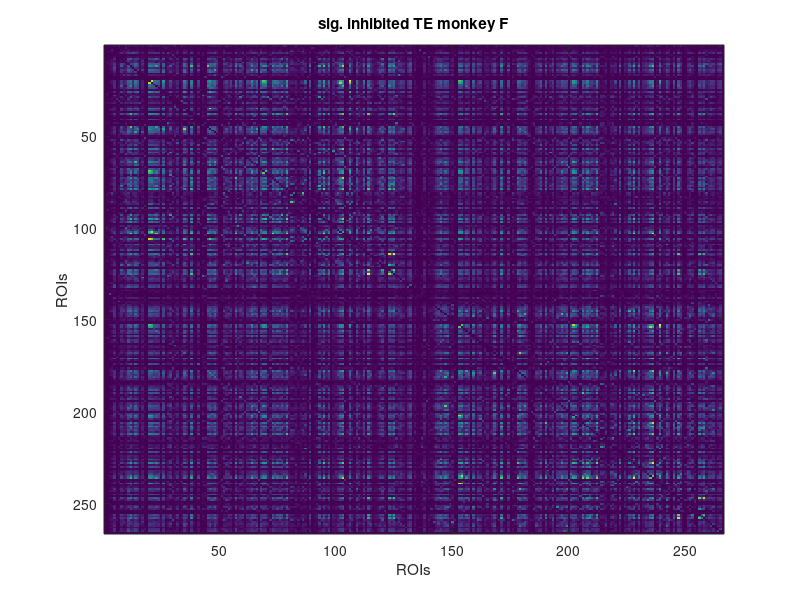
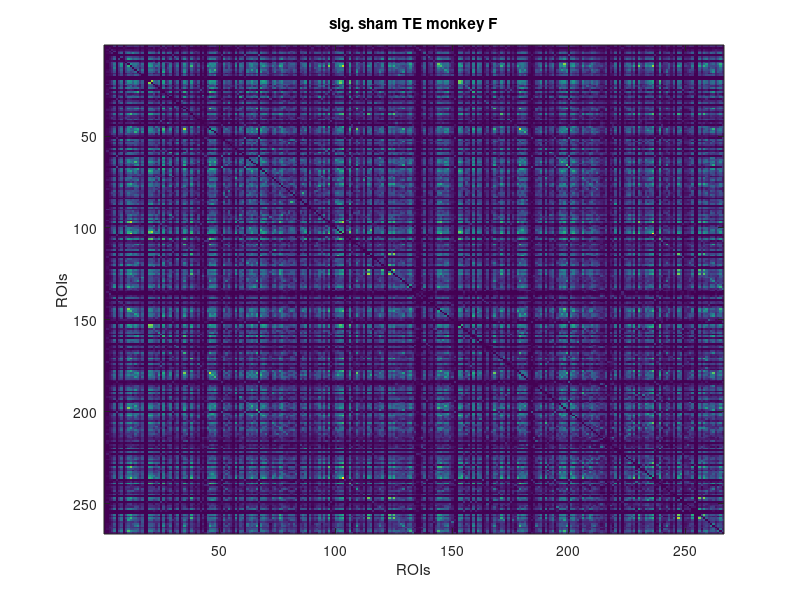
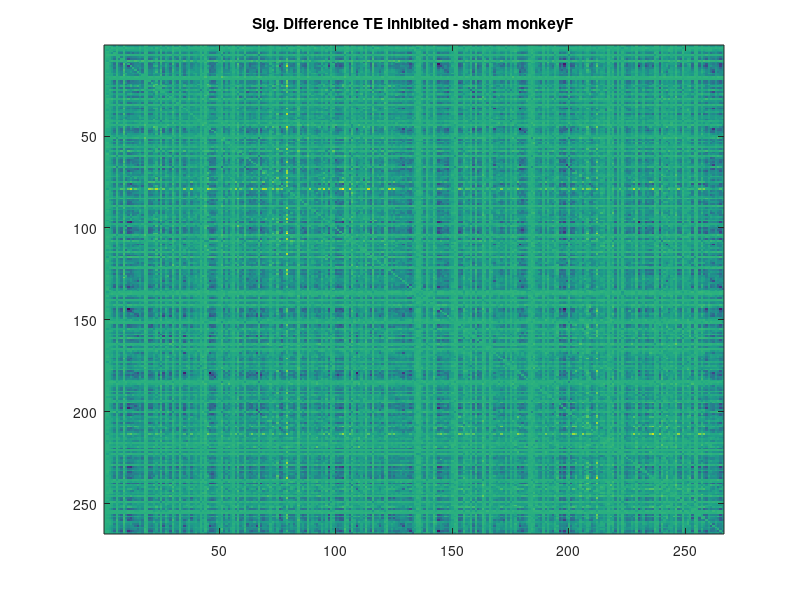

Recreate these plots in MATLAB, in order. (Note: this script raises an error after producing the figures.)
%% TE Gaussian Analysis - Number 2 - 1000 permutation significance iterations

%Analysis of monkey F

inhibit_monkeyF = load('TE_gaussian_1000_inhibit_monkeyF.mat');
sham_monkeyF =load('TE_gaussian_1000_sham_monkeyF.mat');

%significance from 10 point permutation in JIDT toolbox
sig_pval_inhibit = double(inhibit_monkeyF.pval<0.05);
sig_inhibit_monkeyF = (inhibit_monkeyF.TE_results).*sig_pval_inhibit;
sig_pval_sham = double(sham_monkeyF.pval<0.05);
sig_sham_monkeyF = (sham_monkeyF.TE_results).*sig_pval_sham;

c = [0.4 0.7 0.5;0 0 0;0.7 0.7 0.7];%grey color 0.7,0.7,0.7
%create grad. colour

%standard
figure
set(gcf,'Color','w');
imagesc(sig_inhibit_monkeyF)
xlabel('ROIs')
ylabel('ROIs')
title('sig. inhibited TE monkey F')

figure
set(gcf,'Color','w');
imagesc(sig_sham_monkeyF)
xlabel('ROIs')
ylabel('ROIs')
title('sig. sham TE monkey F')

%flatten matrices for ease of plotting
flat_sig_inhibit_monkeyF = reshape(sig_inhibit_monkeyF,[266*266,1]);
flat_sig_sham_monkeyF = reshape(sig_sham_monkeyF,[266*266,1]);

diff_monkeyF = flat_sig_inhibit_monkeyF - flat_sig_sham_monkeyF;

%plot of sig. difference all ROIs inhibited - sham monkeyF
figure
set(gcf,'Color','w');
imagesc(reshape(diff_monkeyF,[266,266]))
title('Sig. Difference TE inhibited - sham monkeyF')

% direct vs. indirect results
load('ChAM_AL_id2.mat');

%directed inhibit
sig_direct_inhibit_monkeyF = sig_inhibit_monkeyF(ChAM_AL_id2(:,1)==1,ChAM_AL_id2(:,1)==1);
%directed sham
sig_direct_sham_monkeyF = sig_sham_monkeyF(ChAM_AL_id2(:,1)==1,ChAM_AL_id2(:,1)==1);
%indirect inhibit
sig_indirect_inhibit_monkeyF = sig_inhibit_monkeyF(ChAM_AL_id2(:,1)==0,ChAM_AL_id2(:,1)==0);
%indirect sham
sig_indirect_sham_monkeyF = sig_sham_monkeyF(ChAM_AL_id2(:,1)==0,ChAM_AL_id2(:,1)==0);
% plots
figure
set(gcf,'Color','w');
a = reshape(sig_direct_inhibit_monkeyF,[30*30,1]);
a(a==0)=nan;
var_plot = [1:size(reshape(sig_direct_inhibit_monkeyF,[30*30,1]),1)];
set(gcf,'color','w');
c= [0.4,0.7,0.5]; %green from other plots
scatter(var_plot,a,[],c,'filled')
hold on
c= [0.7,0.7,0.7]; %grey scale color
b= reshape(sig_direct_sham_monkeyF,[30*30,1]);
b(b==0)=nan; %stops plotting zeros
scatter(var_plot,b,[],c,'filled')
ylabel('TE')
xlabel('Each ROI-ROI edge')
hold on
c= [0.8,0.8,0.8]; %light grey
for ii=1:(30*30)
    plot([var_plot(1,ii),var_plot(1,ii)],[a(ii,1),b(ii,1)],'Color',c)
end
title('Sig. direct edges of TE inhibition (green) vs sham (grey)')


% indirect
figure
set(gcf,'Color','w');
a = reshape(sig_indirect_inhibit_monkeyF,[236*236,1]);
a(a==0)=nan;
var_plot = [1:size(reshape(sig_indirect_inhibit_monkeyF,[236*236,1]),1)];
set(gcf,'color','w');
c= [0.4,0.7,0.5]; %green from other plots
scatter(var_plot,a,[],c,'filled')
hold on
c= [0.7,0.7,0.7]; %grey scale color
b= reshape(sig_indirect_sham_monkeyF,[236*236,1]);
b(b==0)=nan; %stops plotting zeros
scatter(var_plot,b,[],c,'filled')
ylabel('TE')
xlabel('Each ROI-ROI edge')
hold on
c= [0.8,0.8,0.8]; %light grey
for ii=1:size(var_plot,2)
    plot([var_plot(1,ii),var_plot(1,ii)],[a(ii,1),b(ii,1)],'Color',c)
end
title('Sig. indirect edges of TE inhibition (green) vs sham (grey)')

%% Plot results
%inhibition direct vs indirect TE


a = reshape(sig_direct_inhibit_monkeyF,[30*30,1]);
a(a==0)=nan;
b= reshape(sig_indirect_inhibit_monkeyF,[236*236,1]);
b(b==0)=nan;

figure
set(gcf,'color','w');
c= [0.4,0.7,0.5]; %green from other plots
%swarmchart(ones(size(a,1),1),a,[],c,'filled')
scatter(ones(size(a,1),1),a,[],c)
hold on
c= [0.7,0.7,0.7]; %grey scale color
scatter((ones(size(b,1),1)+1),b,[],c)
%% Figure Final
figure
set(gcf,'color','w');
c= [0.4,0.7,0.5]; %green from other plots
x1 =ones(size(a,1),1);
scatter(x1,a,[],c,'XJitter','randn') %a = reshape(sig_direct_inhibit_monkeyF,[30*30,1]); a(a==0)=nan;
hold on
c= [0.7,0.7,0.7]; %grey scale color
x2 = ones(size(b,1),1)+1;
%make it all twos
scatter(x2,b,[],c,'XJitter','randn') %b is sig indirect inhibit
%xlim([0.95,1.15])
xlabel('Direct vs Non-direct')
ylabel('Transfer Entropy')
title('MonkeyF inhibition direct vs indirect')

%% Figure Final - with sham injection too 

a1 = reshape(sig_direct_sham_monkeyF,[30*30,1]);
a1(a1==0)=nan;
b2= reshape(sig_indirect_sham_monkeyF,[236*236,1]);
b2(b2==0)=nan;

figure
set(gcf,'color','w');
c= [0.4,0.7,0.5]; %green from other plots
x1 =ones(size(a1,1),1);
scatter(x1,a1,[],c,'XJitter','randn') %a = reshape(sig_direct_inhibit_monkeyF,[30*30,1]); a(a==0)=nan;
hold on
c= [0.7,0.7,0.7]; %grey scale color
x2 = ones(size(b2,1),1)+1;
%make it all twos
scatter(x2,b2,[],c,'XJitter','randn') %b is sig indirect inhibit
%xlim([0.95,1.15])
xlabel('Direct vs Non-direct')
ylabel('Transfer Entropy')
title('MonkeyF sham direct vs indirect')

%% Figure Direct Inhibit vs Sham; Indirect inhibit vs Sham
%% Figure Final
figure
set(gcf,'color','w');
c= [0.4,0.7,0.5]; %green from other plots
x1 =ones(size(a,1),1);
scatter(x1,a,[],c,'XJitter','randn') %a = reshape(sig_direct_inhibit_monkeyF,[30*30,1]); a(a==0)=nan;
hold on
%c= [0.7,0.7,0.7]; %grey scale color
x2 = ones(size(a1,1),1)+1;
%make it all twos
scatter(x2,a1,[],c,'XJitter','randn') %a1 is direct sham
%xlim([0.95,1.15])
xlabel('Inhibit vs Sham')
ylabel('Transfer Entropy')
title('MonkeyF inhibition direct inhibit vs sham')
% significant difference
%run stats - paired t-test on the already significant te's
flat_sig_inhibit_direct_monkeyF = a;
flat_sig_sham_direct_monkeyF = a1;
[hh_direct_monkeyF,pp_direct_monkeyF,~,stats_direct_monkeyF]=ttest2(flat_sig_inhibit_direct_monkeyF,flat_sig_sham_direct_monkeyF);

figure
set(gcf,'color','w');
%c= [0.4,0.7,0.5]; %green from other plots
c= [0.7,0.7,0.7]; %grey scale color
x1 =ones(size(b,1),1); %looking indirect inhibit
scatter(x1,b,[],c,'XJitter','randn') 
hold on
c= [0.7,0.7,0.7]; %grey scale color
x2 = ones(size(b2,1),1)+1;
%make it all twos
scatter(x2,b2,[],c,'XJitter','randn') %b2 is sig indirect sham
%xlim([0.95,1.15])
xlabel('Direct vs Non-direct')
ylabel('Transfer Entropy')
title('MonkeyF indirect inhibit vs sham')
flat_sig_inhibit_indirect_monkeyF = b;
flat_sig_sham_indirect_monkeyF = b2;
[hh_indirect_monkeyF,pp_indirect_monkeyF,~,stats_indirect_monkeyF]=ttest2(flat_sig_inhibit_indirect_monkeyF,flat_sig_sham_indirect_monkeyF);



%scatter plots of comparison
figure
set(gcf,'Color','w');
var_plot = [1:size(flat_sig_inhibit_monkeyF,1)];
set(gcf,'color','w');
c= [0.4,0.7,0.5]; %green from other plots
scatter(var_plot,flat_sig_inhibit_monkeyF,[],c,'filled')
hold on
c= [0.7,0.7,0.7]; %grey scale color
scatter(var_plot,flat_sig_sham_monkeyF,[],c,'filled')
ylabel('TE')
xlabel('ROIs')
hold on
c= [0.8,0.8,0.8]; %light grey
for ii=1:size(flat_sig_inhibit_monkeyF,1)
    plot([var_plot(1,ii),var_plot(1,ii)],[flat_sig_inhibit_monkeyF(ii,1),flat_sig_sham_monkeyF(ii,1)],'Color',c)
end





%Analysis of monkey Z

inhibit_monkeyZ = load('TE_gaussian_1000_inhibit_monkeyZ.mat');
sham_monkeyZ =load('TE_gaussian_1000_sham_monkeyZ.mat');

%significance from 10 point permutation in JIDT toolbox
sig_pval_inhibit = double(inhibit_monkeyZ.pval<0.05);
sig_inhibit_monkeyZ = (inhibit_monkeyZ.TE_results).*sig_pval_inhibit;
sig_pval_sham = double(sham_monkeyZ.pval<0.05);
sig_sham_monkeyZ = (sham_monkeyZ.TE_results).*sig_pval_sham;

c = [0.4 0.7 0.5;0 0 0;0.7 0.7 0.7];%grey color 0.7,0.7,0.7
%create grad. colour

%standard
figure
set(gcf,'Color','w');
imagesc(sig_inhibit_monkeyZ)
xlabel('ROIs')
ylabel('ROIs')
title('sig. inhibited TE monkey Z')

figure
set(gcf,'Color','w');
imagesc(sig_sham_monkeyZ)
xlabel('ROIs')
ylabel('ROIs')
title('sig. sham TE monkey Z')

%flatten matrices for ease of plotting
flat_sig_inhibit_monkeyZ = reshape(sig_inhibit_monkeyZ,[266*266,1]);
flat_sig_sham_monkeyZ = reshape(sig_sham_monkeyZ,[266*266,1]);

diff_monkeyZ = flat_sig_inhibit_monkeyZ - flat_sig_sham_monkeyZ;

%plot of sig. difference all ROIs inhibited - sham monkeyF
figure
set(gcf,'Color','w');
imagesc(reshape(diff_monkeyZ,[266,266]))
title('Sig. Difference TE inhibited - sham monkeyZ')

% direct vs. indirect results
load('ChAM_AL_id2.mat');

%directed inhibit
sig_direct_inhibit_monkeyZ = sig_inhibit_monkeyF(ChAM_AL_id2(:,2)==1,ChAM_AL_id2(:,2)==1);
%directed sham
sig_direct_sham_monkeyZ = sig_sham_monkeyF(ChAM_AL_id2(:,2)==1,ChAM_AL_id2(:,2)==1);
%indirect inhibit
sig_indirect_inhibit_monkeyZ = sig_inhibit_monkeyF(ChAM_AL_id2(:,2)==0,ChAM_AL_id2(:,2)==0);
%indirect sham
sig_indirect_sham_monkeyZ = sig_sham_monkeyF(ChAM_AL_id2(:,2)==0,ChAM_AL_id2(:,2)==0);


%inhibition direct vs indirect TE


c = reshape(sig_direct_inhibit_monkeyZ,[20*20,1]);
c(c==0)=nan;
d= reshape(sig_indirect_inhibit_monkeyZ,[246*246,1]);
d(d==0)=nan;


figure
set(gcf,'color','w');
color= [0.4,0.7,0.5]; %green from other plots
x1 =ones(size(c,1),1);
scatter(x1,c,[],color,'XJitter','randn')
hold on
color= [0.7,0.7,0.7]; %grey scale color
x2 = ones(size(d,1),1)+1;
%make it all twos
scatter(x2,d,[],color,'XJitter','randn')
%xlim([0.95,1.15])
xlabel('Direct vs Non-direct')
ylabel('Transfer Entropy')
title('MonkeyZ inhibition direct vs indirect')

%% Figure Final

c1 = reshape(sig_direct_sham_monkeyZ,[20*20,1]);
c1(c1==0)=nan;
d1= reshape(sig_indirect_sham_monkeyZ,[246*246,1]);
d1(d1==0)=nan;


figure
set(gcf,'color','w');
color= [0.7,0.7,0.7]; %grey scale color
%color= [0.4,0.7,0.5]; %green from other plots
x1 =ones(size(d,1),1); %indirect inhibit
scatter(x1,d,[],color,'XJitter','randn') %indirect
hold on
%color= [0.7,0.7,0.7]; %grey scale color
x2 = ones(size(d1,1),1)+1;
%make it all twos
scatter(x2,d1,[],color,'XJitter','randn') % indirect sham
%xlim([0.95,1.15])
xlabel('Inhibit vs Sham')
ylabel('Transfer Entropy')
title('MonkeyZ inhibition indirect inhibit vs sham')
% significant difference
%run stats - paired t-test on the already significant te's
flat_sig_inhibit_indirect_monkeyZ = d;
flat_sig_sham_indirect_monkeyZ = d1;
[hh_indirect_monkeyZ,pp_indirect_monkeyZ,~,stats_indirect_monkeyZ]=ttest2(flat_sig_inhibit_indirect_monkeyZ,flat_sig_sham_indirect_monkeyZ);

figure
set(gcf,'color','w');
%c= [0.4,0.7,0.5]; %green from other plots
c= [0.7,0.7,0.7]; %grey scale color
x1 =ones(size(b,1),1); %looking indirect inhibit
scatter(x1,b,[],c,'XJitter','randn') 
hold on
c= [0.7,0.7,0.7]; %grey scale color
x2 = ones(size(b2,1),1)+1;
%make it all twos
scatter(x2,b2,[],c,'XJitter','randn') %b2 is sig indirect sham
%xlim([0.95,1.15])
xlabel('Direct vs Non-direct')
ylabel('Transfer Entropy')
title('MonkeyF indirect inhibit vs sham')
flat_sig_inhibit_indirect_monkeyF = b;
flat_sig_sham_indirect_monkeyF = b2;
[hh_indirect_monkeyF,pp_indirect_monkeyF,~,stats_indirect_monkeyF]=ttest2(flat_sig_inhibit_indirect_monkeyF,flat_sig_sham_indirect_monkeyF);















%% Combine analysis
 combine_direct_inhibit = vertcat(a,c);
 combine_indirect_inhibit = vertcat(b,d);

 
combine_direct_sham = vertcat((reshape(sig_direct_sham_monkeyF,[30*30,1])),reshape(sig_direct_sham_monkeyZ,[20*20,1]));
combine_indirect_sham = vertcat((reshape(sig_indirect_sham_monkeyF,[236*236,1])),reshape(sig_indirect_sham_monkeyZ,[246*246,1]));

%run stats - paired t-test on the already significant te's
[hh_combine_direct_indirect_inhibit,pp_combine_direct_indirect_inhibit,~,stats_combine_inhibit]=ttest2(combine_direct_inhibit,combine_indirect_inhibit);

 %% Final Figure
figure
set(gcf,'color','w');
color= [0.4,0.7,0.5]; %green from other plots
x1 =ones(size(combine_direct_inhibit,1),1);
scatter(x1,combine_direct_inhibit,[],color,'XJitter','randn')
hold on
color= [0.7,0.7,0.7]; %grey scale color
x2 = ones(size(combine_indirect_inhibit,1),1)+1;
%make it all twos
scatter(x2,combine_indirect_inhibit,[],color,'XJitter','randn')
ylim([-0.01,0.8])
%xlim([0.95,1.15])
xlabel('Direct vs Non-direct')
ylabel('Transfer Entropy')
title('Inhibition direct vs indirect both monkeys')


figure
set(gcf,'color','w');
color= [0.4,0.7,0.5]; %green from other plots
x1 =ones(size(combine_direct_inhibit,1),1);
scatter(x1,combine_direct_inhibit,[],color,'XJitter','randn')
hold on
color= [0.4,0.7,0.5]; %grey scale color
x2 =ones(size(combine_direct_sham,1),1)+1;
scatter(x2,combine_direct_sham,[],color,'XJitter','randn')
hold on
color= [0.7,0.7,0.7];
x3 =ones(size(combine_indirect_inhibit,1),1)+2;
scatter(x3,combine_indirect_inhibit,[],color,'XJitter','randn')
hold on
color= [0.7,0.7,0.7]; %grey scale color
x4 =ones(size(combine_indirect_sham,1),1)+3;
scatter(x4,combine_indirect_sham,[],color,'XJitter','randn')
ylim([-0.02,1.2])
%xlim([0.95,1.15])
%xlabel('Direct vs Non-direct')
ylabel('Transfer Entropy')
title('Inhibition direct vs indirect both monkeys')

%stats

[hh_combine_direct,pp_combine_direct,~,stats_combine_direct]=ttest2(combine_direct_inhibit,combine_direct_sham);

[hh_combine_indirect,pp_combine_indirect,~,stats_combine_indirect]=ttest2(combine_indirect_inhibit,combine_indirect_sham);

[hh_combine_sham,pp_combine_isham,~,stats_combine_sham]=ttest2(combine_direct_sham,combine_indirect_sham);

% sham injection TE plot
figure
set(gcf,'color','w');
color= [0.4,0.7,0.5]; %green from other plots
x1 =ones(size(combine_direct_sham,1),1);
scatter(x1,combine_direct_sham,[],color,'XJitter','randn')
hold on
color= [0.7,0.7,0.7]; %grey scale color
x2 = ones(size(combine_indirect_sham,1),1)+1;
%make it all twos
scatter(x2,combine_indirect_sham,[],color,'XJitter','randn')
ylim([-0.01,1.2])
%xlim([0.95,1.15])
xlabel('Direct vs Non-direct')
ylabel('Transfer Entropy')
title('Sham direct vs indirect both monkeys')

[hh_combine_direct_indirect_sham,pp_combine_direct_indirect_sham,~,stats_combine_sham]=ttest2(combine_direct_sham,combine_indirect_sham);

